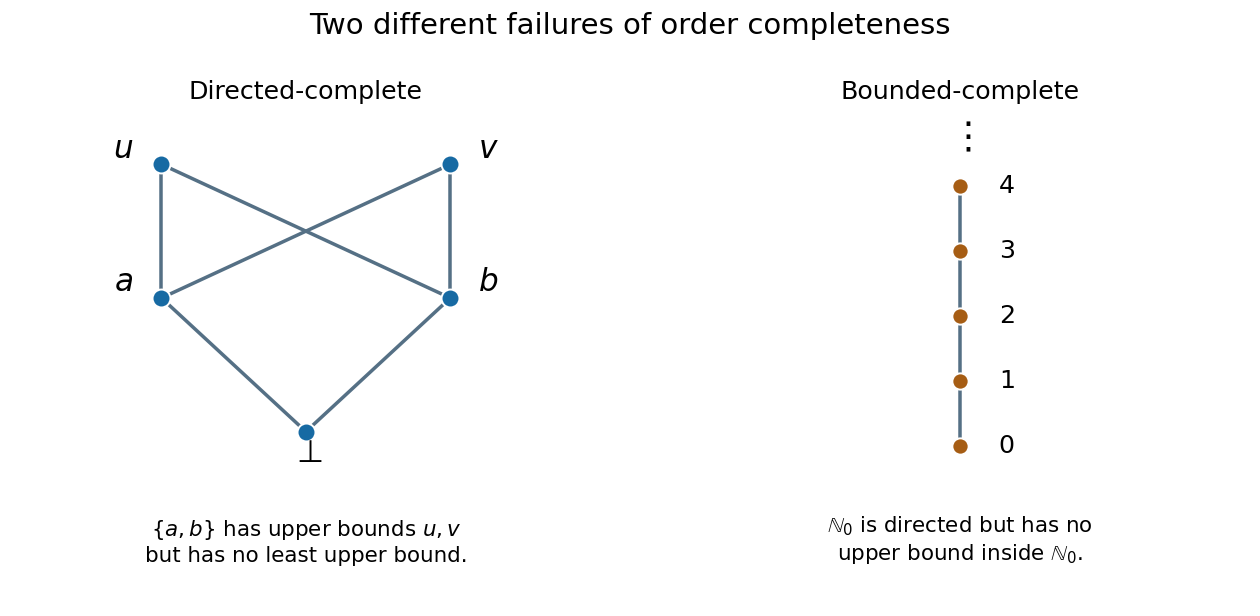

Python code for this plot:
"""Generate the Oxford 2003 Question 7 diagram in the current directory.

Tested with Python 3.14.4, matplotlib 3.10.7, numpy 2.3.5.
"""
from pathlib import Path
import matplotlib
matplotlib.use('Agg')
import matplotlib.pyplot as plt

fig, axes = plt.subplots(1, 2, figsize=(9, 4.4), facecolor='white')
fig.subplots_adjust(left=.035, right=.97, top=.82, bottom=.18, wspace=.25)
fig.suptitle('Two different failures of order completeness', fontsize=15)
ax = axes[0]
points = {'bottom': (0, 0), 'a': (-.8, 1), 'b': (.8, 1), 'u': (-.8, 2), 'v': (.8, 2)}
for a, b in [('bottom','a'),('bottom','b'),('a','u'),('a','v'),('b','u'),('b','v')]:
    ax.plot([points[a][0],points[b][0]], [points[a][1],points[b][1]], color='#557085', lw=1.8, zorder=1)
for name, (x,y) in points.items():
    ax.scatter([x],[y],s=85,color='#176aa3',edgecolor='white',zorder=2)
    label = r'$\bot$' if name=='bottom' else f'${name}$'
    ax.text(x + (-.21 if x < 0 else .21 if x > 0 else 0),y + (-.23 if name=='bottom' else .05),label,fontsize=16,ha='center')
ax.set_title('Directed-complete', fontsize=13)
ax.text(0,-.65,r'$\{a,b\}$ has upper bounds $u,v$'+'\nbut has no least upper bound.',ha='center',va='top',fontsize=11)
ax.set_xlim(-1.45,1.45);ax.set_ylim(-.55,2.4);ax.axis('off')
ax=axes[1]
for j in range(4):
    ax.plot([0,0],[j*.6,(j+1)*.6], color='#557085',lw=1.8,zorder=1)
for j in range(5):
    ax.scatter([0],[j*.6],s=70,color='#a65d14',edgecolor='white',zorder=2)
    ax.text(.22,j*.6,str(j),fontsize=13,va='center')
ax.text(0,2.75,r'$\vdots$',ha='center',fontsize=19)
ax.set_title('Bounded-complete',fontsize=13)
ax.text(0,-.64,r'$\mathbb{N}_0$ is directed but has no'+'\nupper bound inside '+r'$\mathbb{N}_0$.',ha='center',va='top',fontsize=11)
ax.set_xlim(-1.5,1.5);ax.set_ylim(-.55,3.1);ax.axis('off')
fig.savefig(Path.cwd() / 'math-prelims-2003-completeness-counterexamples.png', dpi=140, facecolor='white', metadata={'Software':'matplotlib'})
plt.close(fig)
